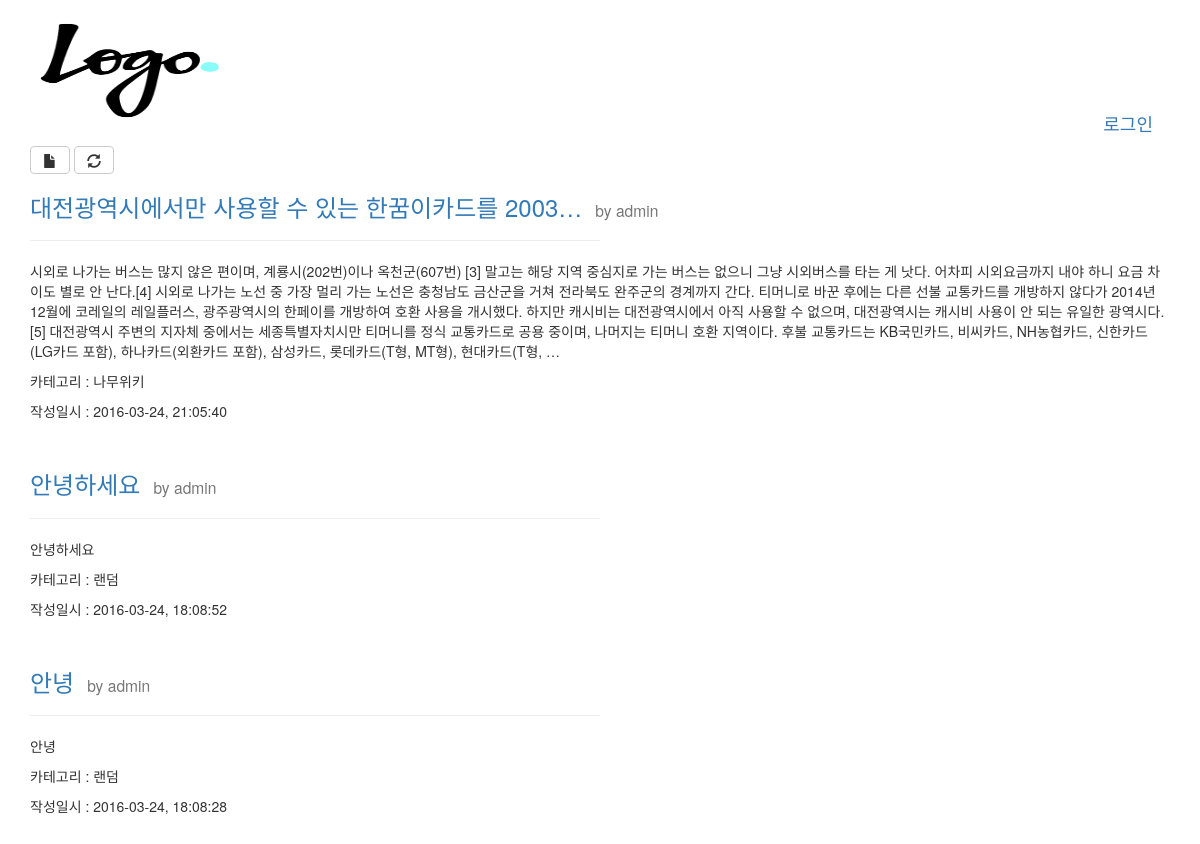
/, run on an earlier commit of the app's database.
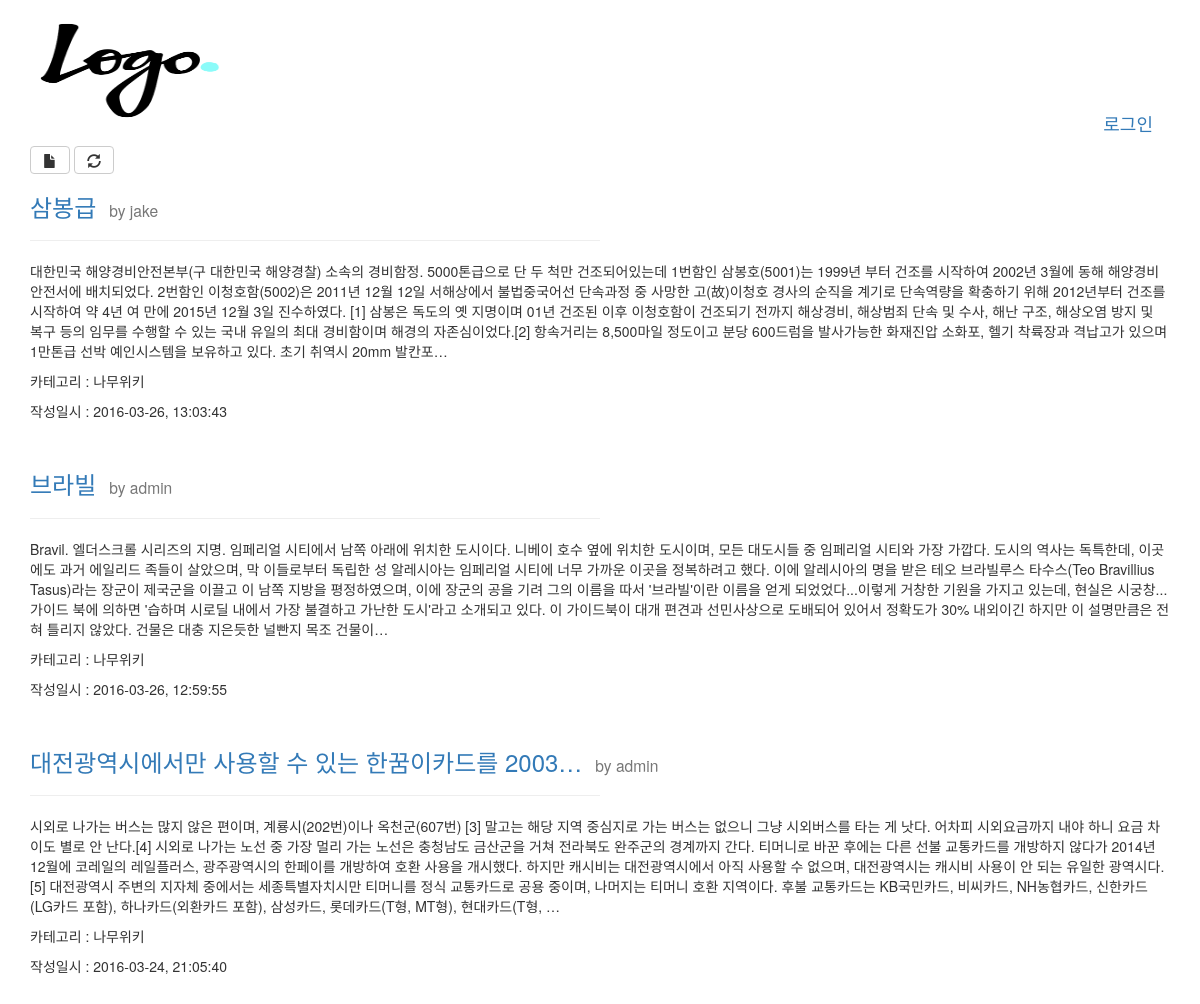
And on a later commit of the database.
### blog/models.py (models this page shows, shortened)
class Post(models.Model):
    user = models.ForeignKey(settings.AUTH_USER_MODEL) # 유저만이 글을 쓸 수 있음
    title = models.CharField(max_length=200, db_index=True)
    content = models.TextField(blank=False) # 제한이 없는 아주 큰 문자열
    photo = models.ImageField(blank=True, null=True)
    created_at = models.DateTimeField(auto_now_add=True) # 처음 데이터가 들어갈때 생성 일시가 자동으로 들어가도록
    updated_at = models.DateTimeField(auto_now=True) # 저장 시점의 일시 정보를 입력
    tag = models.ManyToManyField('Tag', blank=True) # 'Tag' 모델 클래스의 이름을 문자열로 하는 이유는 장고가 나중에 처리하도록 하기 위해서. 문자열이 아닐 경우 Post 클래스보다 앞에 있어야 함.
    category = models.ForeignKey('Category', blank=False, null=False) # blank는 폼에서 사용하는 것 null은 db에서 사용하는 것
    is_model_field = False
    class Meta: # 디폴트 정렬 기준 설정 - 가장 최근글 우선
        ordering = ('-created_at', '-pk')

class Category(models.Model):
    name = models.CharField(max_length=40)

### blog/views.py (the view)
# urls.py: url(r'^$', blog_views.list_posts, name='list_posts'),
def list_posts(request):
    per_page = 3
    current_page = int(request.GET.get('page', 1)) # page가 있으면 값을 가져오고 없으면 1을 가져온다.
    all_posts = Post.objects.select_related().prefetch_related().all()
    pagi = Paginator(all_posts, per_page)
    try:
        pg = pagi.page(current_page)
    except PageNotAnInteger:
        pg = pagi.page(1)
    except EmptyPage:
        pg = []
        raise Http404("해당 페이지가 존재하지 않습니다.") # 404 에러 페이지로 이동
    return render(request, 'list_posts.html', {
        'posts': pg,
    })

### blog/templates/list_posts.html (shortened to what this page needs)
{% extends 'blog_layout.html' %}
{% load bootstrap3 %}
{% block content %}
<div>
<a class="btn btn-default" href="{% url 'create_post' %}"><span class="glyphicon glyphicon-file"></a>
<a class="btn btn-default" href="{% url 'list_posts' %}"><span class="glyphicon glyphicon-refresh"></span></a>
</div>
    {% for post in posts %}
    <div class="post_container">
        <h3><a href="{% url 'view_post' pk=post.pk %}">{{ post.title | truncatechars:"30" }}</a><small >&nbsp;&nbsp; by {{ post.user }}</small></h3>
        <hr width="50%" align="left" />
        <div class="post_content">
            <p>{{ post.content | truncatechars:"500" }}</p>
        </div>
        <div>
            <p>카테고리 : {{ post.category.name }}</p>
            <p>작성일시 : {{ post.created_at | date:"Y-m-d, H:i:s" }}</p>
        </div><br>
    </div>
    {% empty %}
        <p>글이 전혀 없습니다.</p>
    {% endfor %}
{% endblock %}

### blog/templates/blog_layout.html (shortened to what this page needs)
{% load bootstrap3 %}
{% load staticfiles %}
<html>
    <head>
        <link rel="stylesheet" href="http://maxcdn.bootstrapcdn.com/bootstrap/3.3.6/css/bootstrap.min.css">
        {% bootstrap_css %}
        <br>
        <img src="{% static "Logo.png" %}" width="200" height="100" align="left">
        <br><br><br><br>
        {% if request.user.is_authenticated %}
            <div style="text-align:right">{{ request.user }}님!
                &nbsp;<a href="{% url 'logout_url' %}" class="btn btn-default btn-xs" role="button"> 로그아웃 </a><br><br>
            </div>
        {% else %}
            <div style="text-align:right">
                &nbsp;<a href="{% url 'login_url' %}" class="btn btn-link btn-lg" role="button">로그인</a>
            </div>
        {% endif %}
    </head>
    <body class="container">
        {% block content %}{% endblock %}
    </body>
</html>

### blog/templates/blog_layout.html (style rules this page uses)
img { max-width: 100%; }

What changed in the data, as far as the page shows it:
no longer on this page (row unchanged): Post: title "안녕하세요", user "admin", content "안녕하세요", category.name "랜덤", created_at "2016-03-24, 18:08:52"
no longer on this page (row unchanged): Post: title "안녕", user "admin", content "안녕", category.name "랜덤", created_at "2016-03-24, 18:08:28"
added Post: title "삼봉급", user "jake", content "대한민국 해양경비안전본부(구 대한민국 해양경찰) 소속의 경비함정. 5000톤급으로 단 두 척만 건조되어있는데 1번함인 삼봉호(5001)는 1999년 부터 건조를 시작하여 2002년 3월에 동해 해양경비안전서에 배치되었다. 2번함인 이청호함(5002)은 2011년 12월 12일 서해상에서 불법중국어선 단속과정 중 사망한 고(故)이청호 경사의 순직을 계기로 단속역량을 확충하기 위해 2012년부터 건조를 시작하여 약 4년 여 만에 2015년 12월 3일 진수하였다. [1] 삼봉은 독도의 옛 지명이며 01년 건조된 이후 이청호함이 건조되기 전까지 해상경비, 해상범죄 단속 및 수사, 해난 구조, 해상오염 방지 및 복구 등의 임무를 수행할 수 있는 국내 유일의 최대 경비함이며 해경의 자존심이었다.[2] 항속거리는 8,500마일 정도이고 분당 600드럼을 발사가능한 화재진압 소화포, 헬기 착륙장과 격납고가 있으며 1만톤급 선박 예인시스템을 보유하고 있다. 초기 취역시 20mm 발칸포…", category.name "나무위키", created_at "2016-03-26, 13:03:43"
added Post: title "브라빌", user "admin", content "Bravil. 엘더스크롤 시리즈의 지명. 임페리얼 시티에서 남쪽 아래에 위치한 도시이다. 니베이 호수 옆에 위치한 도시이며, 모든 대도시들 중 임페리얼 시티와 가장 가깝다. 도시의 역사는 독특한데, 이곳에도 과거 에일리드 족들이 살았으며, 막 이들로부터 독립한 성 알레시아는 임페리얼 시티에 너무 가까운 이곳을 정복하려고 했다. 이에 알레시아의 명을 받은 테오 브라빌루스 타수스(Teo Bravillius Tasus)라는 장군이 제국군을 이끌고 이 남쪽 지방을 평정하였으며, 이에 장군의 공을 기려 그의 이름을 따서 '브라빌'이란 이름을 얻게 되었었다...이렇게 거창한 기원을 가지고 있는데, 현실은 시궁창... 가이드 북에 의하면 '습하며 시로딜 내에서 가장 불결하고 가난한 도시'라고 소개되고 있다. 이 가이드북이 대개 편견과 선민사상으로 도배되어 있어서 정확도가 30% 내외이긴 하지만 이 설명만큼은 전혀 틀리지 않았다. 건물은 대충 지은듯한 널빤지 목조 건물이…", category.name "나무위키", created_at "2016-03-26, 12:59:55"
